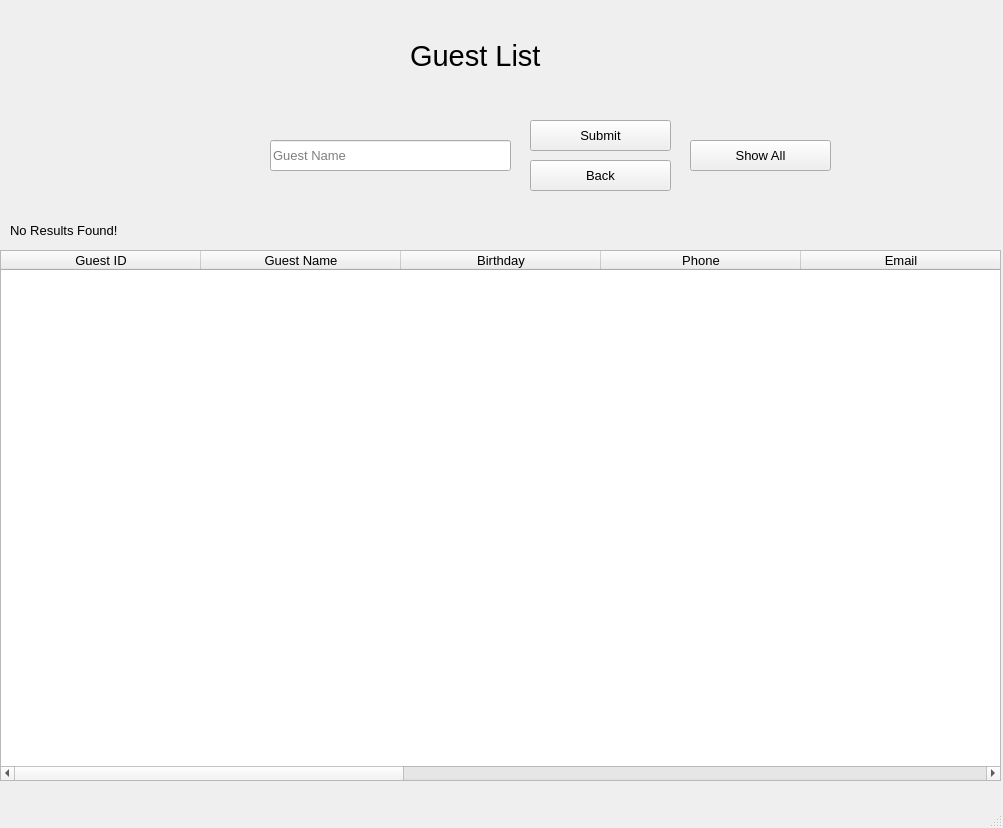
<?xml version="1.0" encoding="UTF-8"?>
<ui version="4.0">
 <class>guest_list</class>
 <widget class="QMainWindow" name="guest_list">
  <property name="geometry">
   <rect>
    <x>0</x>
    <y>0</y>
    <width>1003</width>
    <height>828</height>
   </rect>
  </property>
  <property name="windowTitle">
   <string>MainWindow</string>
  </property>
  <widget class="QWidget" name="centralwidget">
   <widget class="QLabel" name="guestlist_label">
    <property name="geometry">
     <rect>
      <x>410</x>
      <y>30</y>
      <width>171</width>
      <height>51</height>
     </rect>
    </property>
    <property name="font">
     <font>
      <pointsize>22</pointsize>
     </font>
    </property>
    <property name="text">
     <string>Guest List</string>
    </property>
   </widget>
   <widget class="QPushButton" name="submit">
    <property name="geometry">
     <rect>
      <x>530</x>
      <y>120</y>
      <width>141</width>
      <height>31</height>
     </rect>
    </property>
    <property name="font">
     <font>
      <pointsize>10</pointsize>
     </font>
    </property>
    <property name="text">
     <string>Submit</string>
    </property>
   </widget>
   <widget class="QTableWidget" name="guest_view">
    <property name="geometry">
     <rect>
      <x>0</x>
      <y>250</y>
      <width>1001</width>
      <height>531</height>
     </rect>
    </property>
    <property name="font">
     <font>
      <pointsize>10</pointsize>
     </font>
    </property>
    <property name="columnCount">
     <number>10</number>
    </property>
    <attribute name="horizontalHeaderDefaultSectionSize">
     <number>200</number>
    </attribute>
    <column>
     <property name="text">
      <string>Guest ID</string>
     </property>
    </column>
    <column>
     <property name="text">
      <string>Guest Name</string>
     </property>
    </column>
    <column>
     <property name="text">
      <string>Birthday</string>
     </property>
    </column>
    <column>
     <property name="text">
      <string>Phone</string>
     </property>
    </column>
    <column>
     <property name="text">
      <string>Email</string>
     </property>
    </column>
    <column>
     <property name="text">
      <string>Address</string>
     </property>
    </column>
    <column>
     <property name="text">
      <string>Room Number</string>
     </property>
    </column>
    <column>
     <property name="text">
      <string>Check In Date</string>
     </property>
    </column>
    <column>
     <property name="text">
      <string>Check Out Date</string>
     </property>
    </column>
    <column>
     <property name="text">
      <string>Status</string>
     </property>
    </column>
   </widget>
   <widget class="QLabel" name="resultsnotfound_label">
    <property name="geometry">
     <rect>
      <x>10</x>
      <y>220</y>
      <width>161</width>
      <height>21</height>
     </rect>
    </property>
    <property name="font">
     <font>
      <pointsize>10</pointsize>
     </font>
    </property>
    <property name="text">
     <string>No Results Found!</string>
    </property>
   </widget>
   <widget class="QPushButton" name="back">
    <property name="geometry">
     <rect>
      <x>530</x>
      <y>160</y>
      <width>141</width>
      <height>31</height>
     </rect>
    </property>
    <property name="font">
     <font>
      <pointsize>10</pointsize>
     </font>
    </property>
    <property name="text">
     <string>Back</string>
    </property>
   </widget>
   <widget class="QLineEdit" name="guestname">
    <property name="geometry">
     <rect>
      <x>270</x>
      <y>140</y>
      <width>241</width>
      <height>31</height>
     </rect>
    </property>
    <property name="font">
     <font>
      <pointsize>10</pointsize>
     </font>
    </property>
    <property name="text">
     <string/>
    </property>
    <property name="placeholderText">
     <string>Guest Name</string>
    </property>
   </widget>
   <widget class="QPushButton" name="showall">
    <property name="geometry">
     <rect>
      <x>690</x>
      <y>140</y>
      <width>141</width>
      <height>31</height>
     </rect>
    </property>
    <property name="font">
     <font>
      <pointsize>10</pointsize>
     </font>
    </property>
    <property name="text">
     <string>Show All</string>
    </property>
   </widget>
  </widget>
  <widget class="QStatusBar" name="statusbar"/>
 </widget>
 <resources/>
 <connections/>
</ui>
